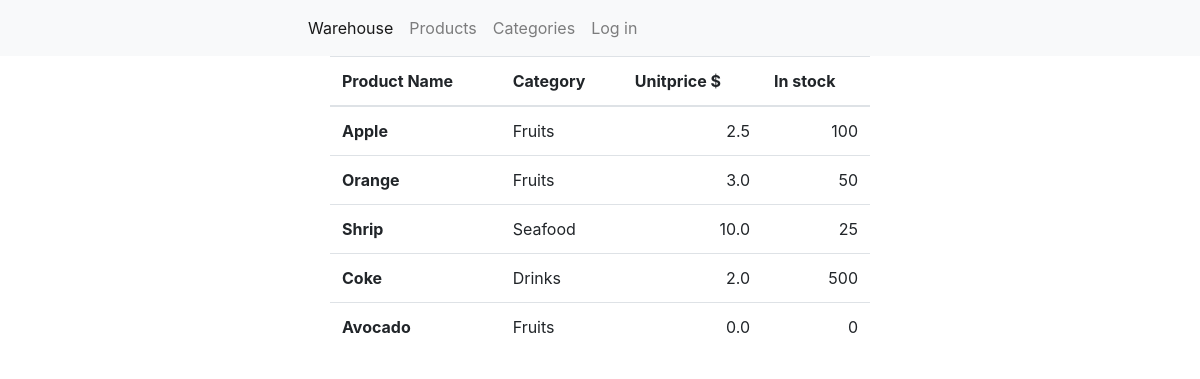
Screenshot of /products/ with the database file from the repository.
### app/models.py (models this page shows, shortened)
class Product(models.Model):
    """Model for a products table in Northwind database"""
    product_name = models.CharField(max_length=25)
    category = models.ForeignKey(Category, on_delete=models.CASCADE, null=True, blank=True)
    unit_price = models.FloatField(default=0)
    units_in_stock = models.IntegerField(default=0)
    """choices = models.CharField(max_length=20,choices=SENIORITY, default='Junior')"""

class Category(models.Model):
    category_name = models.CharField(max_length=25)
    description = models.CharField(max_length=255)
    def __str__(self):
        return self.category_name

### app/views.py (the view)
# urls.py: path('products/', views.products, name='products'),
def products(request):
    products_list = Product.objects.all()
    context = {'products': products_list}
    return render(request, 'app/products.html', context)

### app/templates/app/products.html (shortened to what this page needs)
<!DOCTYPE html>
<html lang="en">
<head>
</head>
<body>
{% extends 'main.html' %}
{% block content %}
<table class="table elements-table">
  <thead>
    <tr>
      <th scope="col">Product Name</th>
      <th scope="col">Category</th>
      <th scope="col">Unitprice $</th>
      <th scope="col">In stock</th>
    </tr>
  </thead>
  <tbody>
  {% for product in products %}
    <tr>
      <th>{{product.product_name}}</th>
      <td>{{product.category}}</td>
      <td class="td-number">{{product.unit_price}}</td>
      <td class="td-number">{{product.units_in_stock}}</td>
    </tr>
  {% endfor %}
  </tbody>
</table>
{% endblock content %}

### static/styles/app.css (style rules this page uses)
.elements-table { width: 45%; margin: auto; }
.td-number { text-align: right; }

### rows the page displays
Product: product_name "Apple", category "Fruits", unit_price "2.5", units_in_stock "100"
Product: product_name "Orange", category "Fruits", unit_price "3.0", units_in_stock "50"
Product: product_name "Shrip", category "Seafood", unit_price "10.0", units_in_stock "25"
Product: product_name "Coke", category "Drinks", unit_price "2.0", units_in_stock "500"
Product: product_name "Avocado", category "Fruits", unit_price "0.0", units_in_stock "0"
